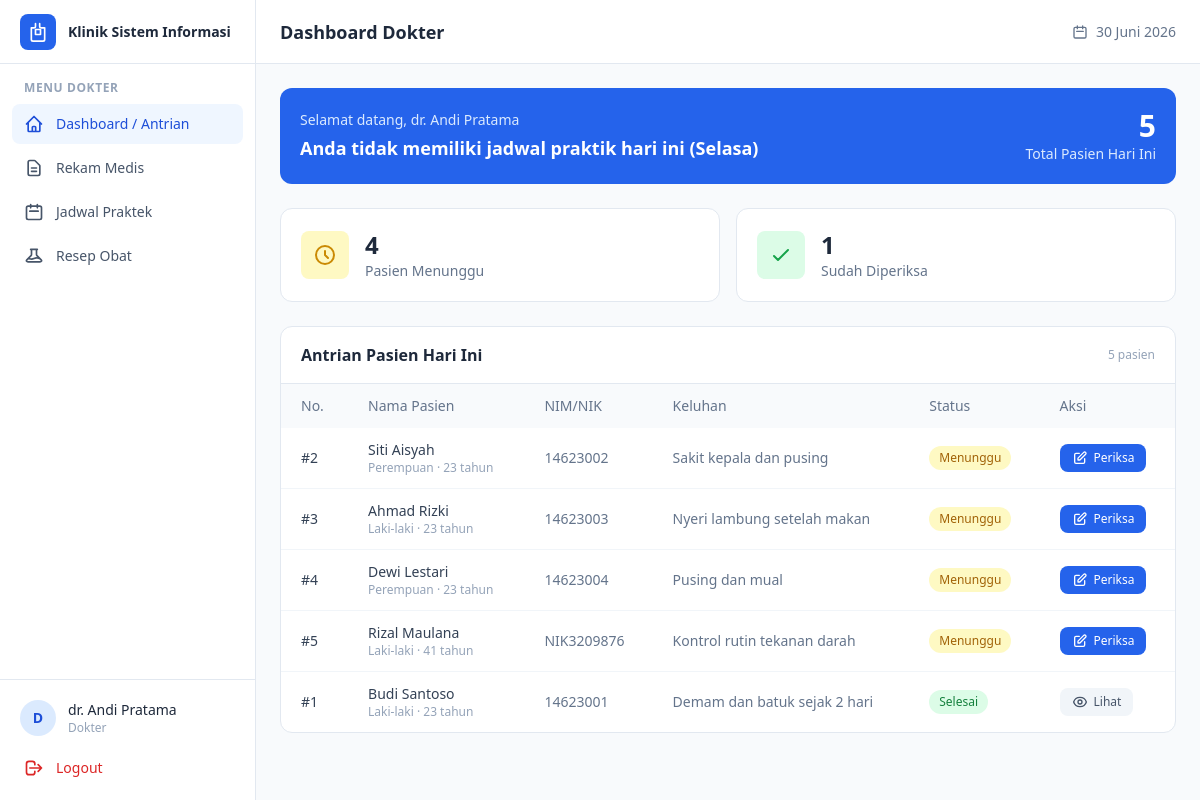
The page /dokter/dashboard.php (signed in) on the database its author committed.
### tables this page shows
CREATE TABLE pendaftaran (
    id_pendaftaran   INT AUTO_INCREMENT PRIMARY KEY,
    id_pasien        INT NOT NULL,
    id_jadwal        INT NOT NULL,
    id_dokter        INT NOT NULL,
    waktu_daftar     DATETIME DEFAULT CURRENT_TIMESTAMP,
    tanggal_kunjungan DATE NOT NULL,
    no_antrian       INT NOT NULL,
    keluhan_utama    TEXT NULL,
    status_kunjungan ENUM('menunggu','diperiksa','selesai','batal') DEFAULT 'menunggu',
    created_at       DATETIME DEFAULT CURRENT_TIMESTAMP,

    CONSTRAINT fk_pendaftaran_pasien
        FOREIGN KEY (id_pasien) REFERENCES pasien(id_pasien)
        ON DELETE CASCADE ON UPDATE CASCADE,
    CONSTRAINT fk_pendaftaran_jadwal
        FOREIGN KEY (id_jadwal) REFERENCES jadwal_dokter(id_jadwal)
        ON DELETE CASCADE ON UPDATE CASCADE,
    CONSTRAINT fk_pendaftaran_dokter
        FOREIGN KEY (id_dokter) REFERENCES dokter(id_dokter)
        ON DELETE CASCADE ON UPDATE CASCADE
);

CREATE TABLE pasien (
    id_pasien        INT AUTO_INCREMENT PRIMARY KEY,
    nim_nik          VARCHAR(30)  NOT NULL UNIQUE,
    nama_lengkap     VARCHAR(100) NOT NULL,
    jenis_kelamin    ENUM('Laki-laki','Perempuan') NOT NULL,
    tanggal_lahir    DATE NULL,
    alamat           TEXT NULL,
    no_telepon       VARCHAR(20)  NULL,
    email            VARCHAR(100) NULL,
    fakultas         VARCHAR(100) NULL,
    status_akademik  ENUM('Mahasiswa','Dosen','Tenaga Kependidikan') DEFAULT 'Mahasiswa',
    created_at       DATETIME DEFAULT CURRENT_TIMESTAMP,
    updated_at       DATETIME DEFAULT CURRENT_TIMESTAMP ON UPDATE CURRENT_TIMESTAMP
);

### includes/auth_check.php (called while the page is built, shortened)
<?php
function userLoginSaatIni() {
    return [
        'id_user' => $_SESSION['user_id']   ?? null,
        'role'    => $_SESSION['role']      ?? null,
        'id_ref'  => $_SESSION['id_ref']    ?? null,
        'nama'    => $_SESSION['nama']      ?? null,
        'username'=> $_SESSION['username']  ?? null,
    ];
}

### includes/functions.php (called while the page is built, shortened)
<?php
function clean($data) {
    return htmlspecialchars(trim($data), ENT_QUOTES, 'UTF-8');
}
function badgeStatusKunjungan($status) {
    switch ($status) {
        case 'menunggu':
            return ['Menunggu', 'bg-yellow-100 text-yellow-700'];
        case 'selesai':
            return ['Selesai', 'bg-green-100 text-green-700'];
    }
}
function hitungUmur($tanggal_lahir) {
    $lahir = new DateTime($tanggal_lahir);
    $sekarang = new DateTime('today');
    $umur = $lahir->diff($sekarang)->y;
    return $umur . ' tahun';
}
function namaHariIni() {
    $hari = ['Sunday' => 'Minggu', 'Monday' => 'Senin', 'Tuesday' => 'Selasa',
             'Wednesday' => 'Rabu', 'Thursday' => 'Kamis', 'Friday' => 'Jumat',
             'Saturday' => 'Sabtu'];
    return $hari[date('l')];
}

### dokter/dashboard.php (the view, shortened to what this page needs)
<?php
require_once __DIR__ . '/../includes/auth_check.php';
require_once __DIR__ . '/../includes/functions.php';
$user      = userLoginSaatIni();
$id_dokter = $user['id_ref'];
$stmt = $koneksi->prepare("
    SELECT COUNT(*) AS total FROM pendaftaran
    WHERE id_dokter = ? AND status_kunjungan = 'menunggu' AND tanggal_kunjungan = CURDATE()
");
$stmt->execute([$id_dokter]);
$total_menunggu = $stmt->fetch()['total'];
$stmt = $koneksi->prepare("
    SELECT COUNT(*) AS total FROM pendaftaran
    WHERE id_dokter = ? AND status_kunjungan = 'selesai' AND tanggal_kunjungan = CURDATE()
");
$stmt->execute([$id_dokter]);
$total_selesai = $stmt->fetch()['total'];
$stmt = $koneksi->prepare("
    SELECT COUNT(*) AS total FROM pendaftaran
    WHERE id_dokter = ? AND status_kunjungan != 'batal' AND tanggal_kunjungan = CURDATE()
");
$stmt->execute([$id_dokter]);
$total_pasien_hari_ini = $stmt->fetch()['total'];
$hari_ini = namaHariIni();
$stmt = $koneksi->prepare("
    SELECT * FROM jadwal_dokter
    WHERE id_dokter = ? AND hari = ? AND status = 'aktif'
");
$stmt->execute([$id_dokter, $hari_ini]);
$jadwal_hari_ini = $stmt->fetch();
$stmt = $koneksi->prepare("
    SELECT
        p.id_pendaftaran,
        p.no_antrian,
        p.keluhan_utama,
        p.status_kunjungan,
        p.waktu_daftar,
        ps.id_pasien,
        ps.nama_lengkap AS nama_pasien,
        ps.jenis_kelamin,
        ps.tanggal_lahir,
        ps.nim_nik
    FROM pendaftaran p
    JOIN pasien ps ON ps.id_pasien = p.id_pasien
    WHERE p.id_dokter = ?
    AND p.tanggal_kunjungan = CURDATE()
    ORDER BY
        CASE p.status_kunjungan
            WHEN 'menunggu'  THEN 1
            WHEN 'diperiksa' THEN 2
            WHEN 'selesai'   THEN 3
            WHEN 'batal'     THEN 4
        END,
        p.no_antrian ASC
");
$stmt->execute([$id_dokter]);
$daftar_antrian = $stmt->fetchAll();
require_once __DIR__ . '/../includes/header.php';
?>
<div class="bg-blue-600 rounded-xl p-5 mb-6 text-white flex items-center justify-between flex-wrap gap-3">
    <div>
        <p class="text-blue-100 text-sm mb-1">Selamat datang, <?= clean($user['nama']) ?></p>
        <?php if ($jadwal_hari_ini): ?>
            <p class="text-lg font-semibold">
                Jadwal Praktik Hari Ini: <?= $hari_ini ?>, <?= formatJam($jadwal_hari_ini['jam_mulai']) ?> &ndash; <?= formatJam($jadwal_hari_ini['jam_selesai']) ?>
            </p>
        <?php else: ?>
            <p class="text-lg font-semibold">Anda tidak memiliki jadwal praktik hari ini (<?= $hari_ini ?>)</p>
        <?php endif; ?>
    </div>
    <div class="text-right">
        <p class="text-3xl font-bold"><?= $total_pasien_hari_ini ?></p>
        <p class="text-blue-100 text-sm">Total Pasien Hari Ini</p>
    </div>
</div>
<div class="grid grid-cols-1 sm:grid-cols-2 gap-4 mb-6">
    <div class="bg-white rounded-xl border border-slate-200 p-5">
        <div class="flex items-center gap-4">
            <div class="w-12 h-12 bg-yellow-100 rounded-lg flex items-center justify-center flex-shrink-0">
                <svg class="h-6 w-6 text-yellow-600" fill="none" viewBox="0 0 24 24" stroke="currentColor"><path stroke-linecap="round" stroke-linejoin="round" stroke-width="2" d="M12 8v4l3 3m6-3a9 9 0 11-18 0 9 9 0 0118 0z" /></svg>
            </div>
            <div>
                <p class="text-2xl font-bold text-slate-800"><?= $total_menunggu ?></p>
                <p class="text-sm text-slate-500">Pasien Menunggu</p>
            </div>
        </div>
    </div>
    <div class="bg-white rounded-xl border border-slate-200 p-5">
        <div class="flex items-center gap-4">
            <div class="w-12 h-12 bg-green-100 rounded-lg flex items-center justify-center flex-shrink-0">
                <svg class="h-6 w-6 text-green-600" fill="none" viewBox="0 0 24 24" stroke="currentColor"><path stroke-linecap="round" stroke-linejoin="round" stroke-width="2" d="M5 13l4 4L19 7" /></svg>
            </div>
            <div>
                <p class="text-2xl font-bold text-slate-800"><?= $total_selesai ?></p>
                <p class="text-sm text-slate-500">Sudah Diperiksa</p>
            </div>
        </div>
    </div>
</div>
<div class="bg-white rounded-xl border border-slate-200 overflow-hidden">
    <div class="px-5 py-4 border-b border-slate-200 flex items-center justify-between">
        <h2 class="font-semibold text-slate-800">Antrian Pasien Hari Ini</h2>
        <span class="text-xs text-slate-400"><?= count($daftar_antrian) ?> pasien</span>
    </div>
    <div class="overflow-x-auto">
        <table class="w-full text-sm">
            <thead class="bg-slate-50 text-slate-500">
                <tr>
                    <th class="text-left font-medium px-5 py-3">No.</th>
                    <th class="text-left font-medium px-5 py-3">Nama Pasien</th>
                    <th class="text-left font-medium px-5 py-3">NIM/NIK</th>
                    <th class="text-left font-medium px-5 py-3">Keluhan</th>
                    <th class="text-left font-medium px-5 py-3">Status</th>
                    <th class="text-left font-medium px-5 py-3">Aksi</th>
                </tr>
            </thead>
            <tbody class="divide-y divide-slate-100">
                <?php if (empty($daftar_antrian)): ?>
                    <tr>
                        <td colspan="6" class="text-center text-slate-400 py-8">Belum ada pasien yang mendaftar hari ini</td>
                    </tr>
                <?php else: ?>
                    <?php foreach ($daftar_antrian as $antrian): ?>
                        <?php [$label_status, $kelas_warna] = badgeStatusKunjungan($antrian['status_kunjungan']); ?>
                        <tr class="hover:bg-slate-50">
                            <td class="px-5 py-3 font-medium text-slate-700">#<?= $antrian['no_antrian'] ?></td>
                            <td class="px-5 py-3 text-slate-700">
                                <?= clean($antrian['nama_pasien']) ?>
                                <span class="block text-xs text-slate-400"><?= $antrian['jenis_kelamin'] ?> &middot; <?= hitungUmur($antrian['tanggal_lahir']) ?></span>
                            </td>
                            <td class="px-5 py-3 text-slate-500"><?= clean($antrian['nim_nik']) ?></td>
                            <td class="px-5 py-3 text-slate-500 max-w-xs truncate"><?= clean($antrian['keluhan_utama'] ?? '-') ?></td>
                            <td class="px-5 py-3">
                                <span class="inline-block px-2.5 py-1 rounded-full text-xs font-medium <?= $kelas_warna ?>">
                                    <?= $label_status ?>
                                </span>
                            </td>
                            <td class="px-5 py-3">
                                <?php if ($antrian['status_kunjungan'] === 'menunggu'): ?>
                                    <a href="<?= BASE_URL ?>/dokter/rekam_medis/input.php?id_pendaftaran=<?= $antrian['id_pendaftaran'] ?>"
                                       class="inline-flex items-center gap-1.5 bg-blue-600 hover:bg-blue-700 text-white text-xs font-medium px-3 py-1.5 rounded-lg transition">
                                        <svg class="h-4 w-4" fill="none" viewBox="0 0 24 24" stroke="currentColor"><path stroke-linecap="round" stroke-linejoin="round" stroke-width="2" d="M11 5H6a2 2 0 00-2 2v11a2 2 0 002 2h11a2 2 0 002-2v-5m-1.414-9.414a2 2 0 112.828 2.828L11.828 15H9v-2.828l8.586-8.586z" /></svg>
                                        Periksa
                                    </a>
                                <?php elseif ($antrian['status_kunjungan'] === 'selesai'): ?>
                                    <a href="<?= BASE_URL ?>/dokter/rekam_medis/detail.php?id_pendaftaran=<?= $antrian['id_pendaftaran'] ?>"
                                       class="inline-flex items-center gap-1.5 bg-slate-100 hover:bg-slate-200 text-slate-600 text-xs font-medium px-3 py-1.5 rounded-lg transition">
                                        Lihat
                                    </a>
                                <?php else: ?>
                                    <span class="text-xs text-slate-400">&mdash;</span>
                                <?php endif; ?>
                            </td>
                        </tr>
                    <?php endforeach; ?>
                <?php endif; ?>
            </tbody>
        </table>
    </div>
</div>
<?php require_once __DIR__ . '/../includes/footer.php'; ?>

### rows shown on the page
pendaftaran: no_antrian "2", id_pasien.nama_lengkap "Siti Aisyah", id_pasien.jenis_kelamin "Perempuan", id_pasien.tanggal_lahir "23 tahun", id_pasien.nim_nik "14623002", keluhan_utama "Sakit kepala dan pusing", label_status "Menunggu"
pendaftaran: no_antrian "3", id_pasien.nama_lengkap "Ahmad Rizki", id_pasien.jenis_kelamin "Laki-laki", id_pasien.tanggal_lahir "23 tahun", id_pasien.nim_nik "14623003", keluhan_utama "Nyeri lambung setelah makan", label_status "Menunggu"
pendaftaran: no_antrian "4", id_pasien.nama_lengkap "Dewi Lestari", id_pasien.jenis_kelamin "Perempuan", id_pasien.tanggal_lahir "23 tahun", id_pasien.nim_nik "14623004", keluhan_utama "Pusing dan mual", label_status "Menunggu"
pendaftaran: no_antrian "5", id_pasien.nama_lengkap "Rizal Maulana", id_pasien.jenis_kelamin "Laki-laki", id_pasien.tanggal_lahir "41 tahun", id_pasien.nim_nik "NIK3209876", keluhan_utama "Kontrol rutin tekanan darah", label_status "Menunggu"
pendaftaran: no_antrian "1", id_pasien.nama_lengkap "Budi Santoso", id_pasien.jenis_kelamin "Laki-laki", id_pasien.tanggal_lahir "23 tahun", id_pasien.nim_nik "14623001", keluhan_utama "Demam dan batuk sejak 2 hari", label_status "Selesai"

### other values the page prints
substr($nama_user, 0, 1) "D"
$nama_user "dr. Andi Pratama"
$role "Dokter"
$judul_halaman "Dashboard Dokter"
$user['nama'] "dr. Andi Pratama"
$hari_ini "Selasa"
$total_pasien_hari_ini "5"
$total_menunggu "4"
$total_selesai "1"
count($daftar_antrian) "5"
